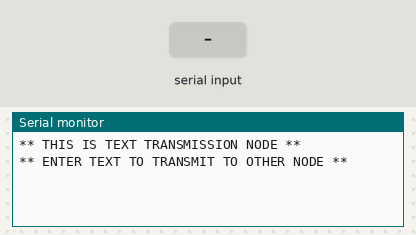
The sketch below on a simulated Arduino Uno, built with avr-gcc and run on an emulated ATmega328P. Parts: the last lines printed to the serial monitor. The inputs (shaded band) are chosen by the test bench. No radio packets arrive unless stated.

Above: at 1.2 s.
1.3 s: "1\n" received over Serial
At 2.1 s:
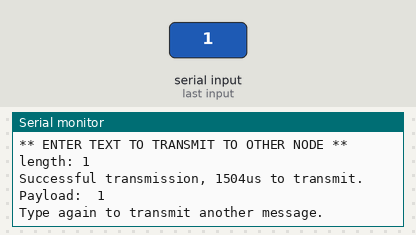
2.8 s: "0\n" received over Serial
At 3.2 s:
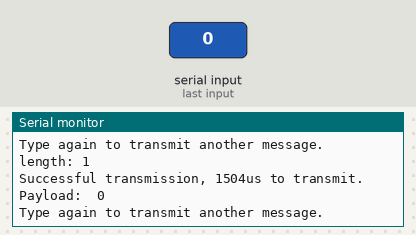
4.3 s: "2\n" received over Serial
At 5.5 s:
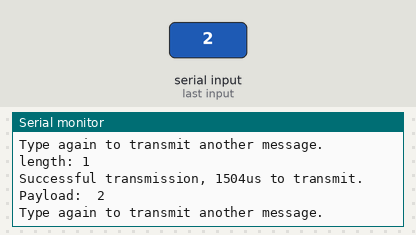

Measured:
- after the input at 1.3 s, the serial monitor: prints a new line at once (image 1)
- after the input at 2.8 s, the serial monitor: prints a new line at once (image 2)
- after the input at 4.3 s, the serial monitor: prints a new line at once (image 3)

The sketch:

Text_Transmitter.ino
```cpp
#include <SPI.h>
#include <RF24.h>
#include <RF24_config.h>
#include <nRF24L01.h>
#include <printf.h>

#define CE_PIN 7
#define CSN_PIN 8

//instantiate a radio object
RF24 radio(CE_PIN, CSN_PIN);

// addresses for the node
uint8_t address[][6] = { "1NODE", "2NODE" };

bool radioNumber = 0;  // 0: address[0] for transmission, 1: address[1] for transmission.

// idle or sending
bool transmitting = false;

bool tooLong = false;

bool report;

unsigned long timer_start;
unsigned long timer_end;

int fullPayloads;
int remainderBytes;

//I'm going to try and allow arbitrary string payload--i have no idea how.
String payload;
String wholePayload;

void setup() {
  //  init serial
  Serial.begin(115200);
  while (!Serial) {
    //  ensure serial is established
  }

  // init transceiver
  if (!radio.begin()) {
    Serial.println("RADIO NOT RESPONDING");
    while (true) {}  // hold in infinite loop if radio could not begin.
  }

  //print which node this is
  Serial.println("** THIS IS TEXT TRANSMISSION NODE **");
  Serial.println("** ENTER TEXT TO TRANSMIT TO OTHER NODE **");

  //  set PA level to low for testing
  radio.setPALevel(RF24_PA_LOW);

  radio.stopListening();

  radio.openWritingPipe(address[!radioNumber]);
}

void loop() {


  while (!Serial.available()) {
    //wait for user input
  }

  String input = Serial.readStringUntil('\n');
  payload = input;
  wholePayload = payload;

  int length = payload.length(); // for some reason this adds 5 to the real character length of a string.
  Serial.println("length: " + (String)length);

  if (length > 32) {
    tooLong = true;
    fullPayloads = (int)(length / 32);
    Serial.println("fullPayloads: " + (String)fullPayloads);
    remainderBytes = (length % 32);
    Serial.println("remainderBytes: " + (String)remainderBytes);
  }

  if(tooLong) {
    while (fullPayloads > 0) {
      char buffer[32];
      payload.toCharArray(buffer, sizeof(buffer));  // copy safely
      payload.remove(0, 31);
      length = payload.length();
      timer_start = micros();
      report = radio.write(&buffer, strlen(buffer) + 1);  // +1 to send null terminator
      if (!report) {
        Serial.println("Transmission failed/timed out.");
        goto jump;
      }
      fullPayloads--;
    }
    if (remainderBytes > 0){
      char buffer[32];
      // Serial.println("remainderBytes: " + (String)remainderBytes);
      payload.toCharArray(buffer, sizeof(buffer));
      report = radio.write(&buffer, sizeof(buffer) + 1);  // +1 to send null terminator
      if (!report) {
        Serial.println("Transmission failed/timed out.");
        goto jump;
      }
      timer_end = micros();
      Serial.print("Successful transmission, ");
      Serial.print((timer_end - timer_start));
      Serial.print("us to transmit. Payload:  ");
      Serial.println(wholePayload);
    }
  } else {
    char buffer[32];                              // NRF24L01 has a max payload size of 32 bytes
    payload.toCharArray(buffer, sizeof(buffer));  // copy safely
    timer_start = micros();
    report = radio.write(&buffer, strlen(buffer) + 1);  // +1 to send null terminator
    timer_end = micros();
    if (report) {
      Serial.print("Successful transmission, ");
      Serial.print((timer_end - timer_start));
      Serial.print("us to transmit. Payload:  ");
      Serial.println(payload);
    } else {
      Serial.println("Transmission failed/timed out.");
    }
  }

  jump:

  Serial.println("\nType again to transmit another message.");
}
```
